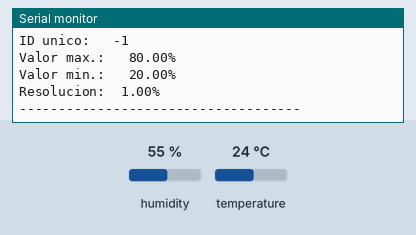
Simulated run of this program. Board: ESP8266 (NodeMCU). Shown: the last lines printed to the serial monitor. The test bench sets the inputs (shaded band); at power-on: humidity 55 %, temperature 24 °C.

Above: at 1.5 s.
1.6 s: humidity set to 22 %
At 3.7 s:
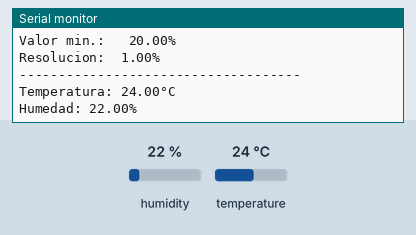
4.6 s: temperature set to 12 °C
At 7.0 s:
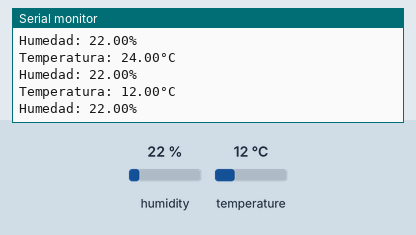
7.6 s: humidity set to 40 %
At 8.7 s:
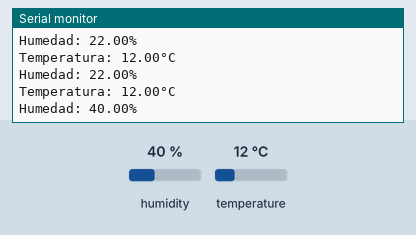

Measured:
- after the input at 1.6 s, the serial monitor: prints a new line after 0.74 s (image 1)
- after the input at 4.6 s, the serial monitor: prints a new line after 1.7 s (image 2)
- after the input at 7.6 s, the serial monitor: prints a new line after 0.75 s (image 3)

The program:

main.cpp
```cpp
#include <Arduino.h>
#include <DHT.h> //Cargamos la librería DHT
#include <Adafruit_Sensor.h>
#include <DHT_U.h>

#define DHTTYPE DHT11 // se define el modelo DHT11
#define DHTPIN D2     // Se define el pin para conectar el sensor
DHT_Unified dht(DHTPIN, DHTTYPE);
float h, t;
uint32_t delayMS;

void setup()
{
  Serial.begin(9600);
  dht.begin();
  // Mostrar por pantalla los detalles del sensor de temperatura.
  sensor_t sensor;
  dht.temperature().getSensor(&sensor);
  Serial.println(F("------------------------------------"));
  Serial.println(F("Sensor de Temperatura"));
  Serial.print(F("Tipo: "));
  Serial.println(sensor.name);
  Serial.print(F("Version driver:  "));
  Serial.println(sensor.version);
  Serial.print(F("ID unico:   "));
  Serial.println(sensor.sensor_id);
  Serial.print(F("Valor max.:   "));
  Serial.print(sensor.max_value);
  Serial.println(F("°C"));
  Serial.print(F("Valor min.:   "));
  Serial.print(sensor.min_value);
  Serial.println(F("°C"));
  Serial.print(F("Resolucion:  "));
  Serial.print(sensor.resolution);
  Serial.println(F("°C"));
  Serial.println(F("------------------------------------"));

  // Mostrar por pantalla los detalles del sensor de humedad.
  dht.humidity().getSensor(&sensor);
  Serial.println(F("Sensor de Humedad"));
  Serial.print(F("Tipo: "));
  Serial.println(sensor.name);
  Serial.print(F("Version driver:  "));
  Serial.println(sensor.version);
  Serial.print(F("ID unico:   "));
  Serial.println(sensor.sensor_id);
  Serial.print(F("Valor max.:   "));
  Serial.print(sensor.max_value);
  Serial.println(F("%"));
  Serial.print(F("Valor min.:   "));
  Serial.print(sensor.min_value);
  Serial.println(F("%"));
  Serial.print(F("Resolucion:  "));
  Serial.print(sensor.resolution);
  Serial.println(F("%"));
  Serial.println(F("------------------------------------"));

  // Se ajusta el delay de lectura del sensor según las especificaciones.
  delayMS = sensor.min_delay / 1000;
}
void loop()
{

  delay(delayMS);
  // Se lee valor de temperatura y muestra por pantalla.
  sensors_event_t event;
  dht.temperature().getEvent(&event);
  if (isnan(event.temperature))
  {
    Serial.println(F("ERROR: No es posible leer temperatura."));
  }
  else
  {
    Serial.print(F("Temperatura: "));
    Serial.print(event.temperature);
    Serial.println(F("°C"));
  }
  // Se lee valor de huedad y se muestra por pantalla.

  dht.humidity().getEvent(&event);
  if (isnan(event.relative_humidity))
  {
    Serial.println(F("ERROR: No es posible leer humedad."));
  }
  else
  {
    Serial.print(F("Humedad: "));
    Serial.print(event.relative_humidity);
    Serial.println(F("%"));
  }
}
```
